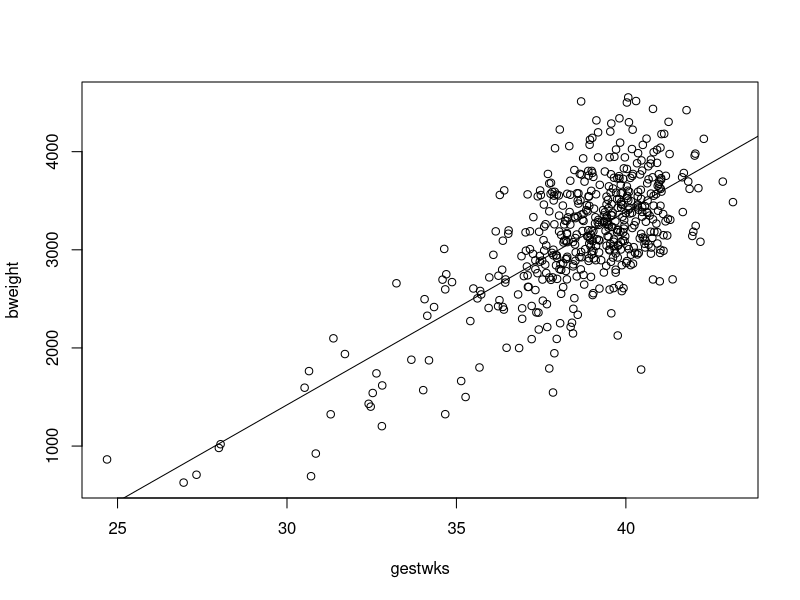
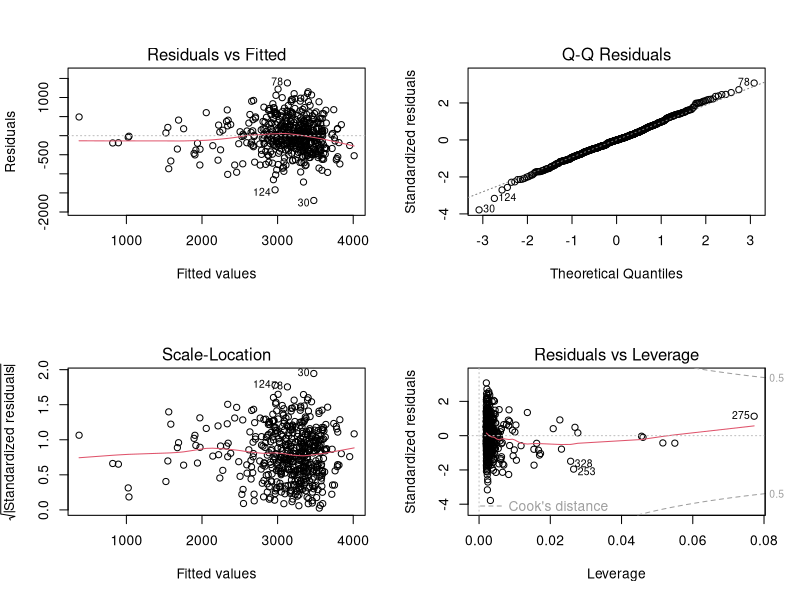
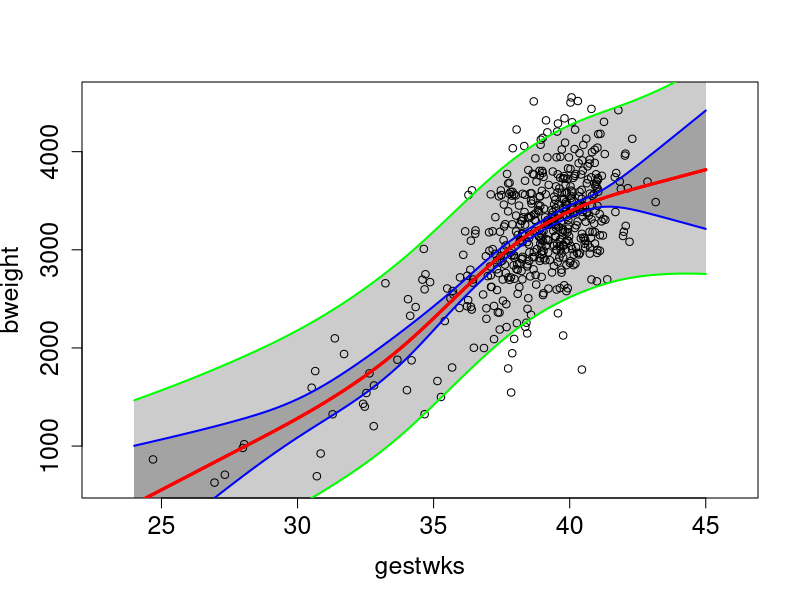
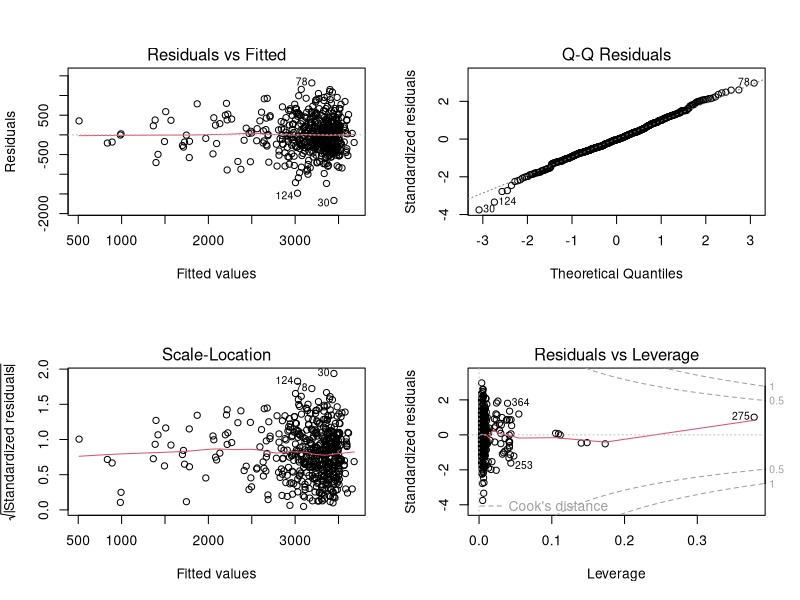
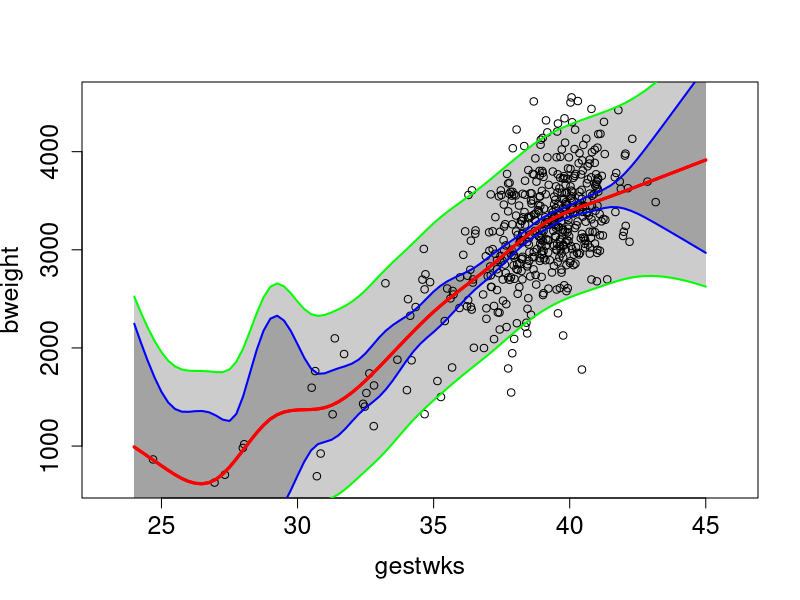
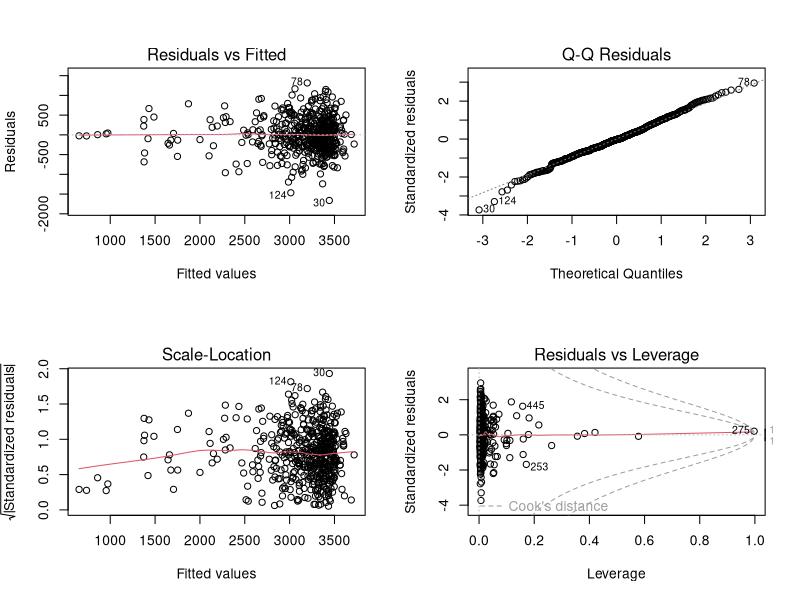
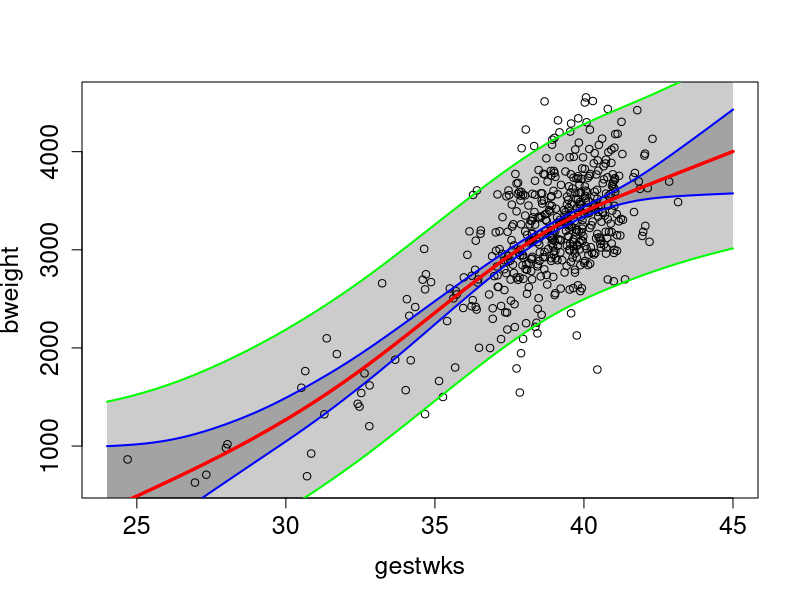

Write the R code that produced these figures, in order.
# Ex. 1.10 Estimation and Reporting of curved effects 

## Clean my environment
rm(list = ls())

## load packages 
library(Epi)
library(dplyr)
library(splines)
library(mgcv)
library(nlme)

## import data
data(births)

## linear regression and basic scatter plot
par(mfrow=c(1,1))
with(births,plot(gestwks,bweight))
mlin <- lm(bweight ~ gestwks, data = births)
abline(mlin)

## diagnostic plots
par(mfrow = c(2,2))
plot(mlin)
# some deviation from the linear model is apparent

## Fitting a natural cubic spline 
# natural regression splines have more reasonable tail behavior than polynomial regression 
mNs5 <- lm(bweight ~ Ns(gestwks, knots = c(28,34,38,40,43)), data = births)
# 5 pre specified knots
# regression coeffcients what are they? 
round(ci.exp(mNs5, Exp = F))
# function to do graphical representation 
plotFitPredInt <- function(xval, fit, pred, ...){
  matshade(xval, fit, lwd = 2, alpha = 0.2)
  matshade(xval, pred, lwd = 2, alpha = 0.2)
  matlines(xval, fit, lty = 1, lwd = c(3,2,2), col = c("red", "blue", "blue"))
  matlines(xval, pred, lty = 1, lwd = c(3,2,2), col = c("red", "green", "green"))
}
# make a vector of gestwks
nd <- data.frame(gestwks = seq(24,45, by = 0.25))
# fitted value for this vector 
fit.Ns5 <- predict(mNs5, newdata = nd, interval = "conf")
# predict bweight for this vector of gestwks using the spline model made earlier 
pred.Ns5 <- predict(mNs5, newdata = nd, interval = "pred")
par(mfrow = c(1,1))
with(births, plot(bweight ~ gestwks, xlim = c(23,46), cex.axis = 1.5, cex.lab = 1.5))
plotFitPredInt(xval = nd$gestwks, fit = fit.Ns5, pred = pred.Ns5)
# diagnostic plots 
par(mfrow=c(2,2))
plot(mNs5)


## New spline model with 10 knots 
# results very sensitive to the number of knots
# number of knots quite arbitrary
# behavior of the curve not good for low values of gestwks
mNs5_2 <- lm(bweight ~ Ns(gestwks, knots = seq(25, 43, by=2)), data = births)
fit.Ns5 <- predict(mNs5_2, newdata = nd, interval = "conf")
# predict bweight for this vector of gestwks using the spline model made earlier 
pred.Ns5 <- predict(mNs5_2, newdata = nd, interval = "pred")
par(mfrow = c(1,1))
with(births, plot(bweight ~ gestwks, xlim = c(23,46), cex.axis = 1.5, cex.lab = 1.5))
plotFitPredInt(xval = nd$gestwks, fit = fit.Ns5, pred = pred.Ns5)
# diagnostic plots 
par(mfrow=c(2,2))
plot(mNs5_2)

## penalized spline model 
# to avoid the arbitrariness of picking a number of knots 
# we use a penalized spline model which imposes a roughness penalty on the curve
# to fit a penalized spline model we use the gam()
help(gam)
# penalized spline model
mPs <- gam(bweight ~ s(gestwks), data = births)
# summary
summary(mPs)
# estimated residual variance
mPs$sig2
# estimated residual standard deviation 
sqrt(mPs$sig2)
# Fitted curve, 95% ci, 95% pred intervals
pr.Ps <- predict(mPs, newdata = nd, se.fit=T)
str(pr.Ps) # only fitted values and its SE
fit.Ps <- cbind(pr.Ps$fit, pr.Ps$fit - 2*pr.Ps$se.fit, pr.Ps$fit + 2*pr.Ps$se.fit)
pred.Ps <- cbind(pr.Ps$fit, pr.Ps$fit - 2*sqrt(pr.Ps$se.fit^2 + mPs$sig2), pr.Ps$fit + 2*sqrt(pr.Ps$se.fit^2 
                + mPs$sig2))
par(mfrow = c(1,1))
with(births, plot(bweight ~ gestwks, xlim = c(24,45), cex.axis = 1.5, cex.lab = 1.5))
plotFitPredInt(xval = nd$gestwks,fit = fit.Ps, pred = pred.Ps)


## Testis cancer
# import data 
data(testisDK)
str(testisDK)
summary(testisDK)
head(testisDK)
